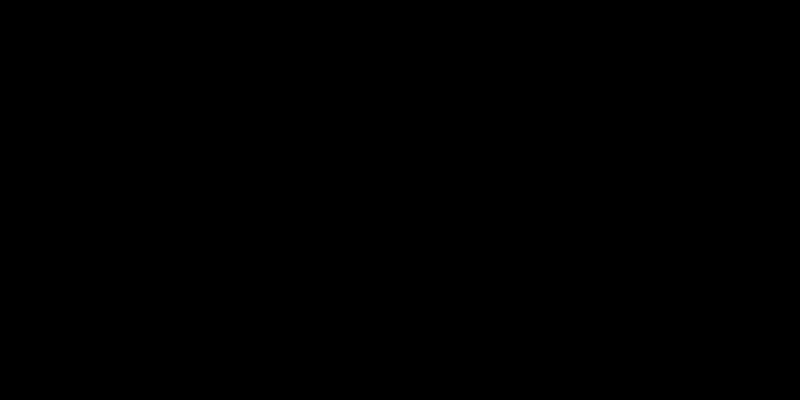
Frame 1 (no input)
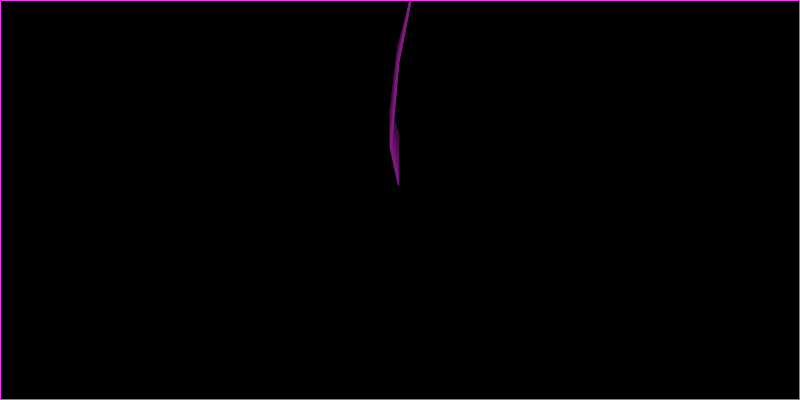
Frame 60 (no input)
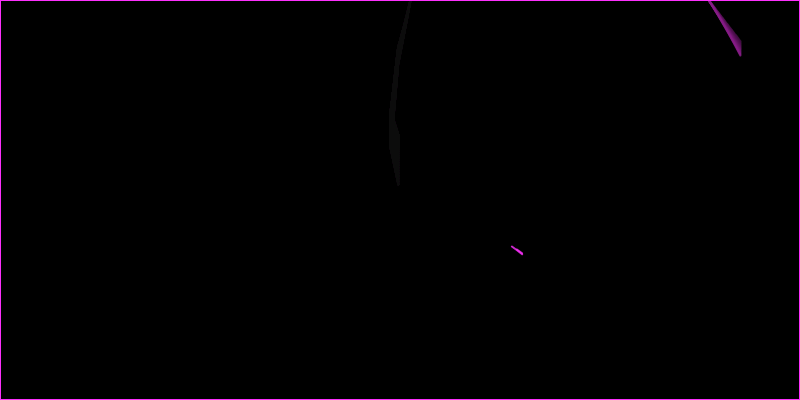
Frame 120 (the mouse pressed at the canvas centre since frame 60)

The p5.js sketch that drew these frames (run headless with seeded random() and noise() and a simulated clock; from frame 60 on, the mouse is pressed at the canvas centre):

// p5.js sketch
// ── sketch.js
let veins = [];
let branchChance = 0.02;
let maxDepth = 8;
let currentId = 0;

function setup() {
  createCanvas(800, 400);
  background(0);
  
  // Start with a single vein
  veins.push({
    id: currentId++,
    x: width / 2,
    y: height / 2,
    angle: random(TWO_PI),
    length: random(5, 15),
    depth: 0,
    color: color(255, 50, 255, 200),
    segments: []
  });
}

function draw() {
  // Semi-transparent overlay for trail effect
  fill(0, 10);
  rect(0, 0, width, height);
  
  // Update and draw veins
  for (let i = veins.length - 1; i >= 0; i--) {
    let vein = veins[i];
    
    // Move vein forward
    vein.x += cos(vein.angle) * vein.length;
    vein.y += sin(vein.angle) * vein.length;
    
    // Add to segments for drawing
    vein.segments.push({x: vein.x, y: vein.y});
    
    // Occasionally change direction
    if (random() < 0.1) {
      vein.angle += random(-0.5, 0.5);
    }
    
    // Occasionally branch
    if (vein.depth < maxDepth && random() < branchChance) {
      let newVein = {
        id: currentId++,
        x: vein.x,
        y: vein.y,
        angle: vein.angle + random(-0.3, 0.3),
        length: random(5, 15),
        depth: vein.depth + 1,
        color: vein.color,
        segments: []
      };
      veins.push(newVein);
    }
    
    // Draw the vein
    noFill();
    stroke(vein.color);
    strokeWeight(2);
    beginShape();
    for (let seg of vein.segments) {
      let pulse = sin(frameCount * 0.05 + seg.x * 0.01) * 0.3 + 1;
      vertex(seg.x, seg.y * pulse);
    }
    endShape();
    
    // Remove old segments to keep the trail
    if (vein.segments.length > 200) {
      vein.segments.shift();
    }
    
    // Remove veins that are off-screen or too old
    if (vein.x < -100 || vein.x > width + 100 || 
        vein.y < -100 || vein.y > height + 100 ||
        vein.segments.length > 500) {
      veins.splice(i, 1);
    }
  }
  
  // Occasionally add a new vein
  if (random() < 0.01 && veins.length < 100) {
    let angle = random(TWO_PI);
    veins.push({
      id: currentId++,
      x: random(width),
      y: random(height),
      angle: angle,
      length: random(5, 15),
      depth: 0,
      color: color(255, 50, 255, 200),
      segments: []
    });
  }
}
